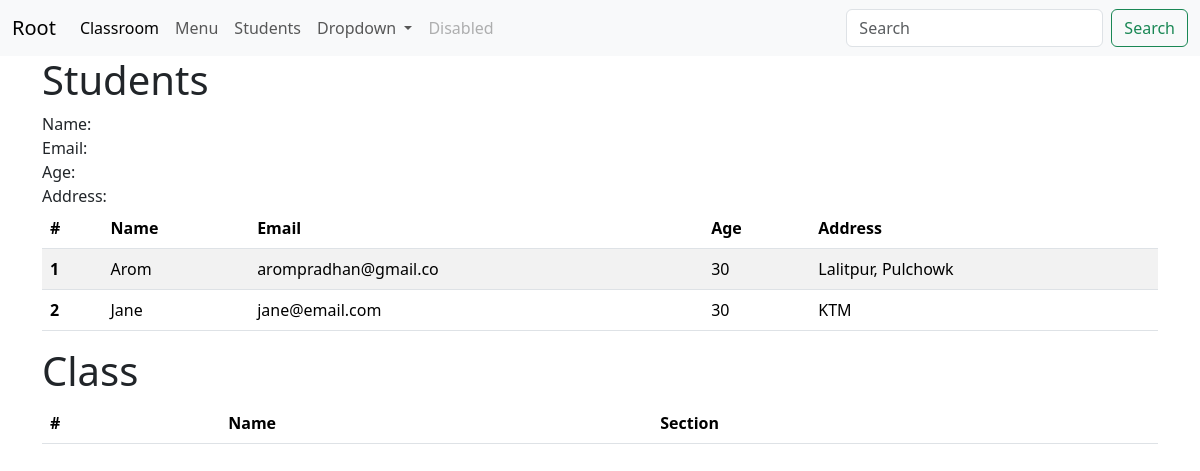
The page /core/ on the database as committed earlier.
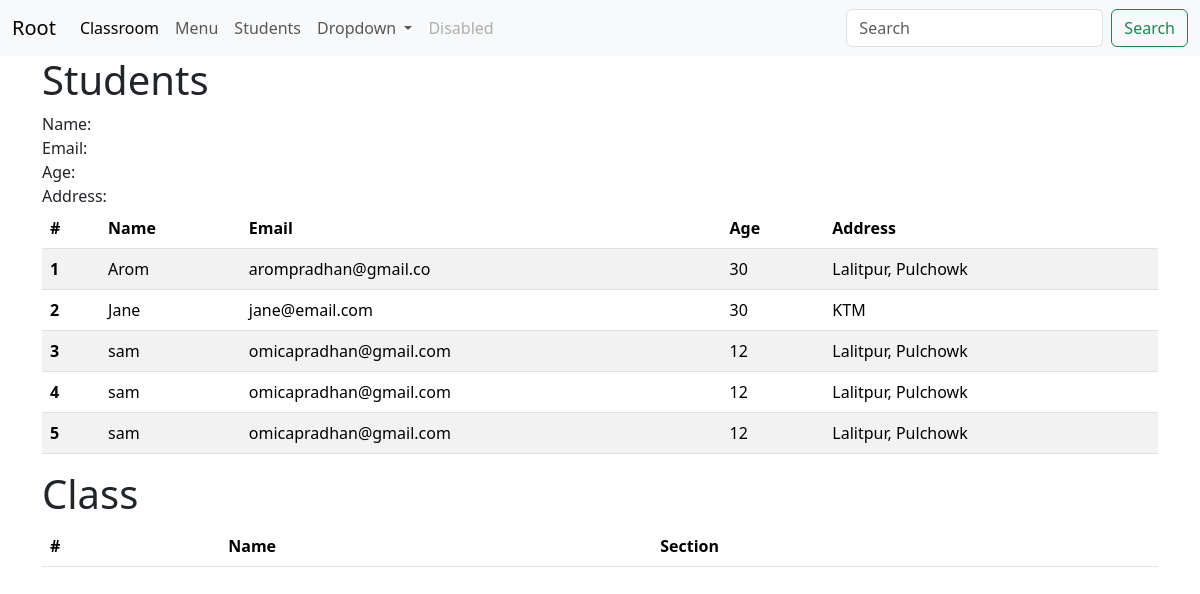
The same page on the database as committed later.
### core/models.py (models this page shows)
class Student(models.Model):
    name = models.CharField(max_length=20)
    age = models.IntegerField()
    email = models.EmailField(max_length=20)
    address = models.CharField(max_length=20)

### core/views.py (the view, shortened to what this page needs)
# urls.py: path('', students, name='students'),
def students(request):
    students = Student.objects.all()  # [obj1, obj2, obj3]
    return render(request, template_name='core/students.html', context={"students": students, "title": "Students"})

### core/templates/core/students.html (shortened to what this page needs)
{% extends 'core/base.html' %}
{% block content %}
<h1>Students</h1>
Name:{{ name }} <br>
Email: {{ email }} <br>
Age: {{ age }} <br>
Address: {{ address }} <br>
<table class="table table-striped">
    <thead>
    <tr>
        <th scope="col">#</th>
        <th scope="col">Name</th>
        <th scope="col">Email</th>
        <th scope="col">Age</th>
        <th scope="col">Address</th>
    </tr>
    </thead>
    <tbody>
    {% for student in students %}
    <tr>
        <th scope="row">{{forloop.counter}}</th>
        <td>{{student.name}}</td>
        <td>{{student.email}}</td>
        <td>{{student.age}}</td>
        <td>{{student.address}}</td>
    </tr>
    {% endfor %}
    </tbody>
</table>
<table class="table table-striped">
    <h1>Class</h1>
    <thead>
    <tr>
        <th scope="col">#</th>
        <th scope="col">Name</th>
        <th scope="col">Section</th>
    </tr>
    </thead>
</table>
{% endblock %}

### core/templates/core/base.html (shortened to what this page needs)
<!DOCTYPE html>
<html lang="en">
<head>
    <link href="https://cdn.jsdelivr.net/npm/bootstrap@5.3.2/dist/css/bootstrap.min.css" rel="stylesheet"
>
</head>
<body>
<nav class="navbar navbar-expand-lg bg-body-tertiary">
  <div class="container-fluid">
    <a class="navbar-brand" href="{% url 'root_page' %}">Root</a>
    <div class="collapse navbar-collapse" id="navbarSupportedContent">
      <ul class="navbar-nav me-auto mb-2 mb-lg-0">
        <li class="nav-item">
          <a class="nav-link active" aria-current="page" href="{% url 'classroom' %}">Classroom</a>
        </li>
        <li class="nav-item">
          <a class="nav-link" href="{% url 'menu' %}">Menu</a>
        </li>
        <li class="nav-item">
          <a class="nav-link" href="{% url 'crud_students' %}">Students</a>
        </li>
        <li class="nav-item dropdown">
          <a class="nav-link dropdown-toggle" href="#" role="button" data-bs-toggle="dropdown" aria-expanded="false">
            Dropdown
          </a>
        </li>
        <li class="nav-item">
          <a class="nav-link disabled" aria-disabled="true">Disabled</a>
        </li>
      </ul>
      <form class="d-flex" role="search">
        <input class="form-control me-2" type="search" placeholder="Search" aria-label="Search">
        <button class="btn btn-outline-success" type="submit">Search</button>
      </form>
    </div>
  </div>
</nav>
<div class="container">
    {% block content %}
    {% endblock %}
</div>
</body>
</html>

Rows that differ between the two databases and show on the page:
added Student: name "sam", email "omicapradhan@gmail.com", age "12", address "Lalitpur, Pulchowk"
added Student: name "sam", email "omicapradhan@gmail.com", age "12", address "Lalitpur, Pulchowk"
added Student: name "sam", email "omicapradhan@gmail.com", age "12", address "Lalitpur, Pulchowk"
